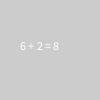
Frame 1 (no input)
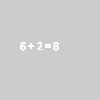
Frame 60 (the mouse pressed at the canvas centre just before this capture)
Frame 120 (the mouse held since frame 60 and released just before this capture): identical to frame 60, image omitted

The Processing sketch that drew these frames (run headless with seeded random() and noise(); from frame 60 on, the mouse is pressed at the canvas centre):

// Processing sketch: intReturnType
// ── intReturnType.pde
//int type function 
int n1, n2; 
int sum_global; 
String additionSentence; 
void setup(){
  size(100, 100); 
  println(addNumbers(4,3)); 
  
  n1 = int(random(0,10)); 
  n2 = int(random(0,10)); 
}

void draw(){
  //why can't we use the other sume here? 
  sum_global = addNumbers(n1, n2);
  
  additionSentence = str(n1) + " + " + str(n2) + " = " + str(sum_global); 
  text(additionSentence, width*.2, height/2); 
}

int addNumbers(int num1, int num2){
  //this is a local variable 
  int sumLocal = num1 + num2; 
  return sumLocal; 
}

//in class challenge generate a different number when click on a button 
//remember our sketch from last week! 
